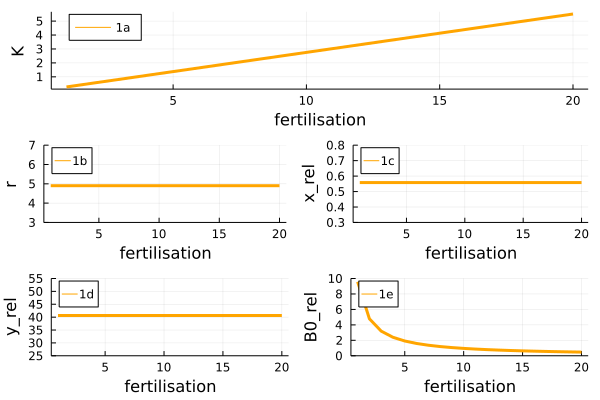

Here is the Julia script that generated this plot:
Figure1.jl

######## Checking to see if the values in Figure 1, of rates varying with fertilisation, align with our calcs

#### all species 0.01g
Z = 1
M = BodyMasses(Z=Z)

#### at 20C
T = 293.15

# Check limits
fert = [1:1:20;]
allI_K = [1:0.1:20;]

######### 1a - K 
K1 = map(x -> (carryingcapacity_BA(x, param, M, T)[1]), fert) 
pltK1 = plot(fert, K1, c = :orange , lw = 3
    , ylabel = "K", xlabel = "fertilisation"
    , label = "1a", leg = :topleft
)


# carryingcapacity_BA(I_Kmin, param, M, T) # 0.2754228703338166
# carryingcapacity_BA(5, param, M, T)      # 1.3771143516690831
# carryingcapacity_BA(10, param, M, T)     # 2.7542287033381663
# carryingcapacity_BA(I_Kmax, param, M, T) # 5.5084574066763325
# # CORRECT


######### 1b - r 
r1 = fill(growth_BA(param, M, T)[1], 20)
pltr1 = plot(fert, r1/1e-7, c = :orange , lw = 3, ylims = (3,7)
    , ylabel = "r", xlabel = "fertilisation"
    , label = "1b", leg = :topleft
)


# growth_BA(param, M, T) # 4.900749719809166e-7
# # CORRECT


######### 1c - x relative to r

xrel1 = fill(metabolism_BA(param, M, T)[2], 20) ./ r1
pltxrel1 = plot(fert, xrel1, c = :orange , lw = 3, ylims = (0.3,0.8)
    , ylabel = "x_rel", xlabel = "fertilisation"
    , label = "1c", leg = :topleft
)

# metabolism_BA(param, M, T) # 2.7338159268322533e-7
# 2.7338159268322533e-7/4.900749719809166e-7 # 0.5578362665169335
# # CORRECT

######### 1d - y relative to x 

yrel1 = fill(max_ingestion_BA(param, M, Z, T)[2]/metabolism_BA(param, M, T)[2], 20)
pltyrel1 = plot(fert, yrel1, c = :orange , lw = 3, ylims = (25,55)
    , ylabel = "y_rel", xlabel = "fertilisation"
    , label = "1d", leg = :topleft
)

# max_ingestion_BA(param, M, Z, T) # 1.11074e-5
# 1.11074e-5/2.7338159268322533e-7 # 40.62965575326955
# # CORRECT 


######### 1e - B0 relative to K 
B0rel1 = fill(half_saturation_BA(param, M, Z , T)[2], 20) ./ K1
pltB0rel1 = plot(fert, B0rel1, c = :orange , lw = 3, ylims = (0,10)
    , ylabel = "B0_rel", xlabel = "fertilisation"
    , label = "1e", leg = :topleft
)


half_saturation_BA(param, M, Z , T) # 2.63599
2.63599/0.2754228703338166 # 9.570701215934395 # I_K = 1
2.63599/1.3771143516690831 # 1.914140243186879 # I_K = 5
2.63599/2.7542287033381663 # 0.9570701215934395 # I_K = 10
2.63599/5.5084574066763325 # 0.47853506079671976 # I_K = 20
# CORRECT 

l = @layout [a ; b c; d e]
plot(pltK1, pltr1, pltxrel1, pltyrel1, pltB0rel1,layout = l)



######### 1f - biomass extremes
# fertilisation gradient
allI_K = [1:1:20;]
# time span for each simulation
tspan = (0.0, 315360000000.0)
# define extinction threshold
threshold = 10e-12
#### data frame to store outputs
df = DataFrame(
    Z = [],
    I_K = [],
    T = [],
    K = [],
    r = [],
    x_2 = [],
    y_21 = [],
    B0_21 = [],
    maxB1 = [],
    maxB2 = [],
    maxB3 = [],
    minB1 = [],
    minB2 = [],
    minB3 = [],
    sp_survival = []
)

### Loop over fertilisation gradient

for I_K in allI_K
    # generate parameters specific to this combo of Z, I_K and T
    p = ModelParameters(param, T, I_K, Z)

    # Calculate starting biomasses
    u0 = [p.K[1]/2, p.K[1]/2, p.K[1]/2]
            
    # Define the problem 
    prob = ODEProblem(BEFW, u0, tspan, p)

    # Solve the problem
    sol = solve(prob, maxiters = 1e7)


    ###### Output metrics ######
    # turn vector output of biomasses into matrix 
    matrix_u = hcat(sol.u...)' # 56×3 adjoint(::Matrix{Float64}) with eltype Float64: 

    ### Biomass extremes
    maxB1 = maximum(matrix_u[2 * Int64(round(length(matrix_u[:,1])/3)):Int64(length(matrix_u[:,1])),1])
    maxB2 = maximum(matrix_u[2 * Int64(round(length(matrix_u[:,1])/3)):Int64(length(matrix_u[:,1])),2])
    maxB3 = maximum(matrix_u[2 * Int64(round(length(matrix_u[:,1])/3)):Int64(length(matrix_u[:,1])),3])

    minB1 = minimum(matrix_u[2 * Int64(round(length(matrix_u[:,1])/3)):Int64(length(matrix_u[:,1])),1])
    minB2 = minimum(matrix_u[2 * Int64(round(length(matrix_u[:,1])/3)):Int64(length(matrix_u[:,1])),2])
    minB3 = minimum(matrix_u[2 * Int64(round(length(matrix_u[:,1])/3)):Int64(length(matrix_u[:,1])),3])

    ### Number of surviving species
    # final biomasses
    final_u = matrix_u[length(sol.t),:]

    # count number of species remaining that are above extinction threshold
    survived = count(final_u .> threshold)

    ### Push outputs to DataFrame
    push!(df, [
        Z,
        I_K,
        T,
        p.K[1],
        p.r[1],
        p.x[2],
        p.y[2,1],
        p.B0[2,1],
        maxB1,
        maxB2,
        maxB3,
        minB1,
        minB2,
        minB3,
        survived
    ])

    # print some stuff - see how the simulation is progressing
    println(("Z = $Z", "I_K = $I_K", "T = $T"))
end


# plot
# initialise an empty plot
pltextr1 = Plots.plot([NaN], [NaN],
                label = "",
                xlims = (0,20),
                ylims = (0,5.5),
                foreground_colour_legend = nothing,
                xlabel = "fertilisation",
                ylabel = "biomass extremes",
                leg = :topleft)

plot!(pltextr1, allI_K, df.maxB1, ls = :dot, c = :green, lw = 3, label = "basal")
plot!(pltextr1, allI_K, df.minB1, ls = :dot, c = :green, lw = 3, label = "")
plot!(pltextr1, allI_K, df.maxB2, ls = :dot, c = :blue, lw = 3, label = "intermediate")
plot!(pltextr1, allI_K, df.minB2, ls = :dot, c = :blue, lw = 3, label = "")
plot!(pltextr1, allI_K, df.maxB3, ls = :dot, c = :red, lw = 3, label = "top")
plot!(pltextr1, allI_K, df.minB3, ls = :dot, c = :red, lw = 3, label = "")


l = @layout [a ; b c; d e; f]
plot(pltK1, pltr1, pltxrel1, pltyrel1, pltB0rel1, pltextr1, layout = l)
